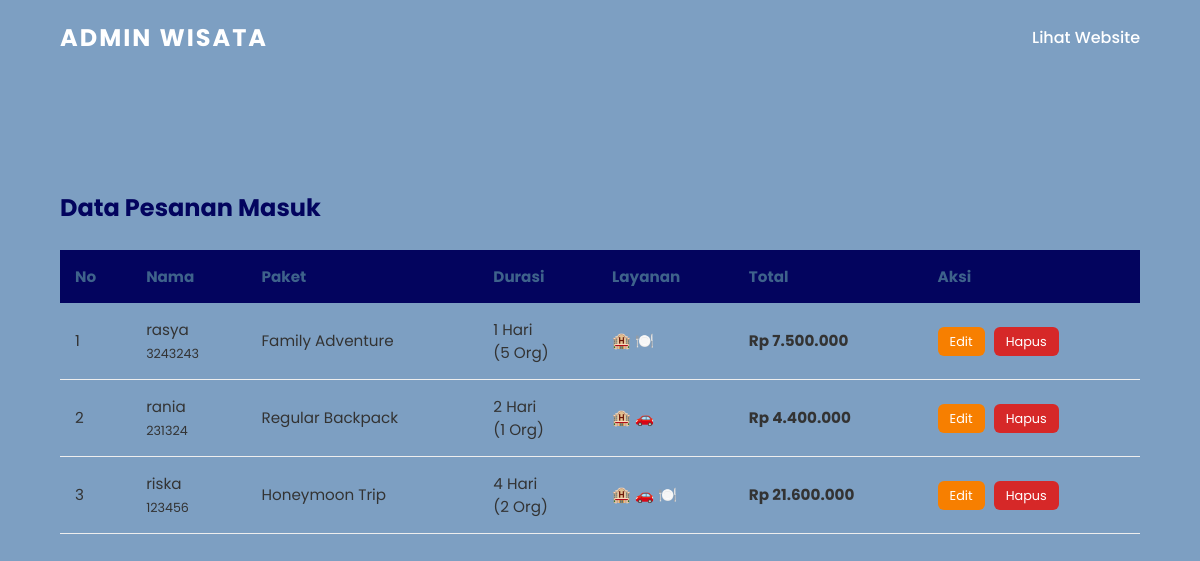
/tugas_akhir_capstone/kelola_pesanan.php, run on the app's committed database.
### tables this page shows
CREATE TABLE `pesanan` (
  `id` int(11) NOT NULL,
  `nama_pemesan` varchar(100) NOT NULL,
  `nomor_hp` varchar(20) NOT NULL,
  `tanggal_pesan` date NOT NULL,
  `paket_wisata` varchar(50) NOT NULL,
  `durasi_wisata` int(11) NOT NULL,
  `jumlah_peserta` int(11) NOT NULL,
  `layanan_penginapan` tinyint(1) DEFAULT 0,
  `layanan_transport` tinyint(1) DEFAULT 0,
  `layanan_makan` tinyint(1) DEFAULT 0,
  `harga_paket` decimal(15,2) NOT NULL,
  `total_tagihan` decimal(15,2) NOT NULL
);

### tugas_akhir_capstone/kelola_pesanan.php (the view, shortened to what this page needs)
<?php
include 'koneksi.php';
?>
<!DOCTYPE html>
<html lang="id">
<head>
    <link rel="stylesheet" href="style.css">
</head>
<body class="admin-page">
    <nav>
        <div class="logo">ADMIN WISATA</div>
        <ul class="nav-links">
            <li><a href="index.php">Lihat Website</a></li>
        </ul>
    </nav>
    <div class="container" style="margin-top:90px;">
        <div class="table-card">
            <h2>Data Pesanan Masuk</h2>
            <table>
                <thead>
                    <tr>
                        <th>No</th>
                        <th>Nama</th>
                        <th>Paket</th>
                        <th>Durasi</th>
                        <th>Layanan</th>
                        <th>Total</th>
                        <th>Aksi</th>
                    </tr>
                </thead>
                <tbody>
                    <?php
                    $no = 1;
                    $q = mysqli_query($koneksi, "SELECT * FROM pesanan ORDER BY id DESC");
                    while ($row = mysqli_fetch_assoc($q)) {
                        $layanan =
                            ($row['layanan_penginapan'] ? '🏨 ' : '') .
                            ($row['layanan_transport'] ? '🚗 ' : '') .
                            ($row['layanan_makan'] ? '🍽️' : '');
                    ?>
                        <tr>
                            <td><?= $no++ ?></td>
                            <td><?= $row['nama_pemesan'] ?><br><small><?= $row['nomor_hp'] ?></small></td>
                            <td><?= $row['paket_wisata'] ?></td>
                            <td><?= $row['durasi_wisata'] ?> Hari<br>(<?= $row['jumlah_peserta'] ?> Org)</td>
                            <td><?= $layanan ?></td>
                            <td><b>Rp <?= number_format($row['total_tagihan'], 0, ',', '.') ?></b></td>
                            <td>
                                <a href="?aksi=edit&id=<?= $row['id'] ?>" class="btn-mini edit">Edit</a>
                                <a href="?aksi=hapus&id=<?= $row['id'] ?>" class="btn-mini delete" onclick="return confirm('Hapus data?')">Hapus</a>
                            </td>
                        </tr>
                    <?php } ?>
                </tbody>
            </table>
        </div>
    </div>
</body>
</html>

### tugas_akhir_capstone/style.css (style rules this page uses)
:root { --primary: #0077b6; --secondary: #00b4d8; --light: #caf0f8; --dark: #03045e; --white: #ffffff; }
* { box-sizing: border-box; }
body { font-family: 'Poppins', sans-serif; margin: 0; background-color: #f7f9fc; color: #333; }
a { text-decoration: none; transition: 0.3s; }
nav { display: flex; justify-content: space-between; align-items: center; padding: 20px 5%; position: absolute; width: 100%; top: 0; z-index: 10; color: white; }
.logo { font-size: 1.5rem; font-weight: 700; letter-spacing: 2px; }
.nav-links { display: flex; list-style: none; gap: 30px; padding: 0; margin: 0; }
.nav-links a { color: white; font-weight: 500; }
.container { padding: 80px 5%; }
.admin-page { background: #7d9fc2; min-height: 100vh; }
.admin-page h2 { margin-bottom: 25px; color: #03045e; }
.admin-page table { width: 100%; border-collapse: collapse; font-size: 0.95rem; }
.admin-page th { background: #03045e; color: rgb(62, 98, 139); padding: 15px; text-align: left; }
.admin-page td { padding: 15px; border-bottom: 1px solid #eee; }
.admin-page .btn-mini { padding: 6px 12px; border-radius: 6px; font-size: 0.8rem; color: white; text-decoration: none; margin-right: 5px; }
.admin-page .edit { background: #f77f00; }
.admin-page .delete { background: #d62828; }

### data on the page
pesanan: nama_pemesan "rasya", nomor_hp "3243243", paket_wisata "Family Adventure", durasi_wisata "1", jumlah_peserta "5", layanan "🏨 🍽️", total_tagihan "7.500.000"
pesanan: nama_pemesan "rania", nomor_hp "231324", paket_wisata "Regular Backpack", durasi_wisata "2", jumlah_peserta "1", layanan "🏨 🚗", total_tagihan "4.400.000"
pesanan: nama_pemesan "riska", nomor_hp "123456", paket_wisata "Honeymoon Trip", durasi_wisata "4", jumlah_peserta "2", layanan "🏨 🚗 🍽️", total_tagihan "21.600.000"
